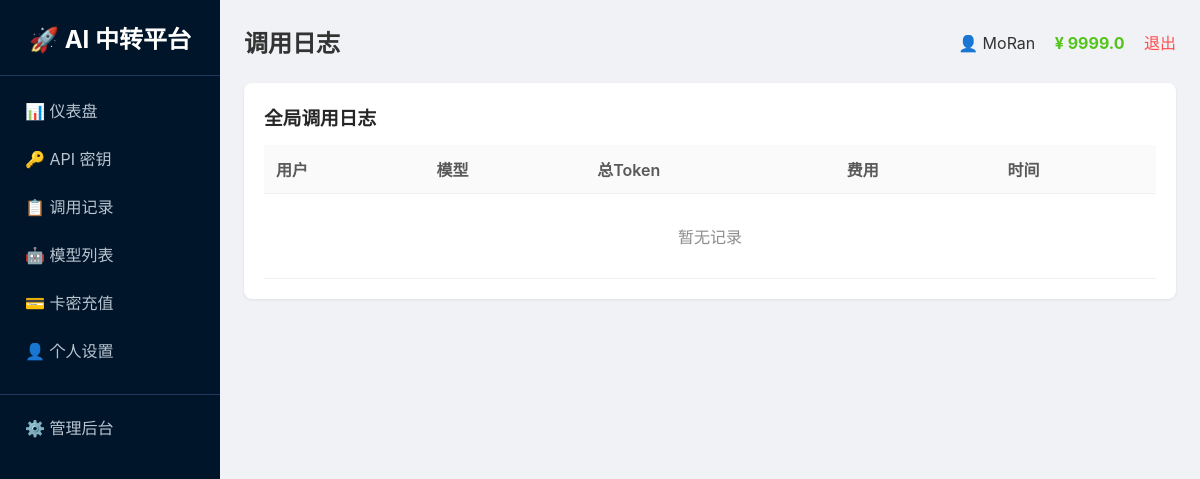
Before: /admin/logs (signed in) with the older database file.
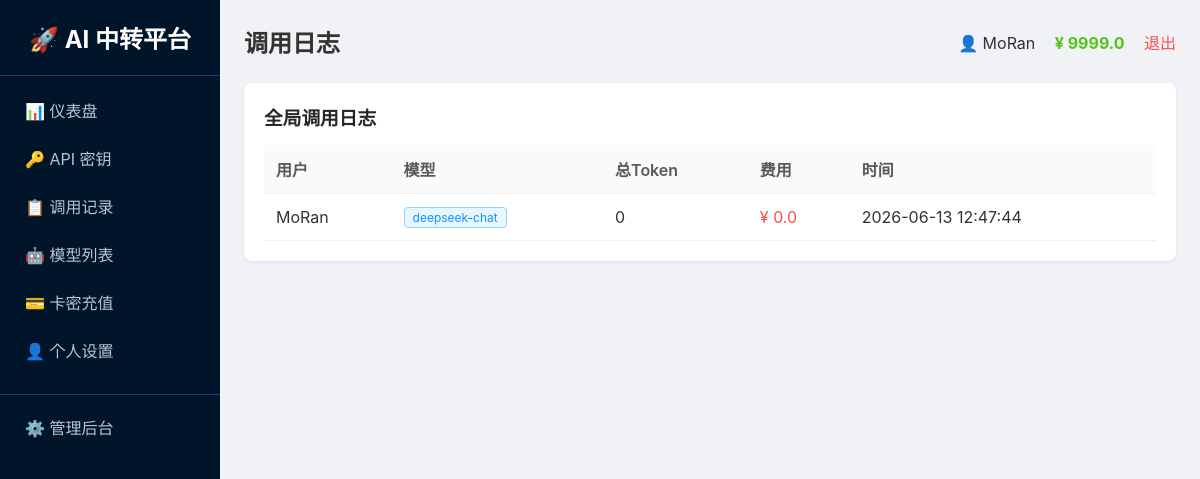
After: the same page with the newer database file.
### tables this page shows
CREATE TABLE logs
                 (id INTEGER PRIMARY KEY AUTOINCREMENT,
                  user_id INTEGER,
                  model TEXT,
                  prompt_tokens INTEGER DEFAULT 0,
                  completion_tokens INTEGER DEFAULT 0,
                  cost REAL DEFAULT 0,
                  created_at TEXT);

CREATE TABLE users
                 (id INTEGER PRIMARY KEY AUTOINCREMENT,
                  username TEXT UNIQUE NOT NULL,
                  password TEXT NOT NULL,
                  balance REAL DEFAULT 0,
                  is_admin INTEGER DEFAULT 0,
                  status INTEGER DEFAULT 1,
                  created_at TEXT);

### app.py (the view)
@app.route('/admin/logs')
@login_required
@admin_required
def admin_logs():
    user = get_user()
    conn = get_db()
    if USE_POSTGRES:
        logs = fetch_all(conn, """
            SELECT logs.*, users.username
            FROM logs LEFT JOIN users ON logs.user_id = users.id
            ORDER BY logs.id DESC LIMIT 100
        """)
    else:
        logs = fetch_all(conn, """
            SELECT logs.*, users.username
            FROM logs LEFT JOIN users ON logs.user_id = users.id
            ORDER BY logs.id DESC LIMIT 100
        """)
    conn.close()
    return render_template('admin_logs.html',
                           page_title='调用日志',
                           user=user,
                           menu_items=MENU_ITEMS,
                           active_menu='admin',
                           logs=logs)

### app.py (called while the page is built)
def get_db():
    if USE_POSTGRES:
        if not PSYCOPG2_AVAILABLE:
            raise RuntimeError("PostgreSQL 数据库需要 psycopg2 库，请安装: pip install psycopg2-binary")
        conn = psycopg2.connect(DATABASE_URL)
        conn.autocommit = False
        return conn
    else:
        import sqlite3
        db_path = os.environ.get('DATABASE_PATH', os.path.join(os.path.dirname(os.path.abspath(__file__)), 'platform.db'))
        conn = sqlite3.connect(db_path)
        conn.row_factory = sqlite3.Row
        return conn

def get_user():
    if 'user_id' not in session:
        return None
    conn = get_db()
    if USE_POSTGRES:
        cursor = conn.cursor(cursor_factory=RealDictCursor)
        cursor.execute("SELECT * FROM users WHERE id = %s", (session['user_id'],))
        user = cursor.fetchone()
        cursor.close()
    else:
        cursor = conn.cursor()
        cursor.execute("SELECT * FROM users WHERE id = ?", (session['user_id'],))
        row = cursor.fetchone()
        cursor.close()
        if row:
            columns = [desc[0] for desc in cursor.description]
            user = dict(zip(columns, row))
        else:
            user = None
    conn.close()
    return user

### templates/admin_logs.html (shortened to what this page needs)
{% extends "base.html" %}
{% block content %}
<div class="card">
    <h3>全局调用日志</h3>
    <table>
        <tr><th>用户</th><th>模型</th><th>总Token</th><th>费用</th><th>时间</th></tr>
        {% if logs %}
        {% for log in logs %}
        <tr>
            <td>{{ log.username or '未知' }}</td>
            <td><span class="tag tag-blue">{{ log.model }}</span></td>
            <td>{{ log.prompt_tokens + log.completion_tokens }}</td>
            <td style="color:#ff4d4f">¥ {{ log.cost|round(4) }}</td>
            <td>{{ log.created_at }}</td>
        </tr>
        {% endfor %}
        {% else %}
        <tr><td colspan="5" style="text-align:center;color:#8c8c8c;padding:30px">暂无记录</td></tr>
        {% endif %}
    </table>
</div>
{% endblock %}

### templates/base.html (shortened to what this page needs)
<!DOCTYPE html>
<html>
<head>
</head>
<body>
    <div class="layout">
        <div class="sidebar">
            <h2>🚀 AI 中转平台</h2>
            {% for key, name, url in menu_items %}
                <a href="{{ url }}" class="menu-item {{ 'active' if active_menu == key else '' }}">{{ name }}</a>
            {% endfor %}
            {% if user and user.is_admin %}
                <a href="/admin" class="menu-item" style="margin-top:20px;border-top:1px solid #1f3a5f;padding-top:20px">⚙️ 管理后台</a>
            {% endif %}
        </div>
        <div class="main">
            <div class="header">
                <h2>{{ page_title }}</h2>
                <div>
                    <span>👤 {{ user.username if user else '未登录' }}</span>
                <span style="margin-left:15px;color:#52c41a;font-weight:bold">¥ {{ (user.balance|round(2)) if user else 0 }}</span>
                    <a href="/logout" class="logout">退出</a>
                </div>
            </div>
            {% block content %}{% endblock %}
        </div>
    </div>
</body>
</html>

Changed rows visible on the page:
added logs: username "MoRan", model "deepseek-chat", log.prompt_tokens+log.completion_tokens "0", cost "0.0", created_at "2026-06-13 12:47:44"
Other visible differences:
text no longer shown: "暂无记录"
